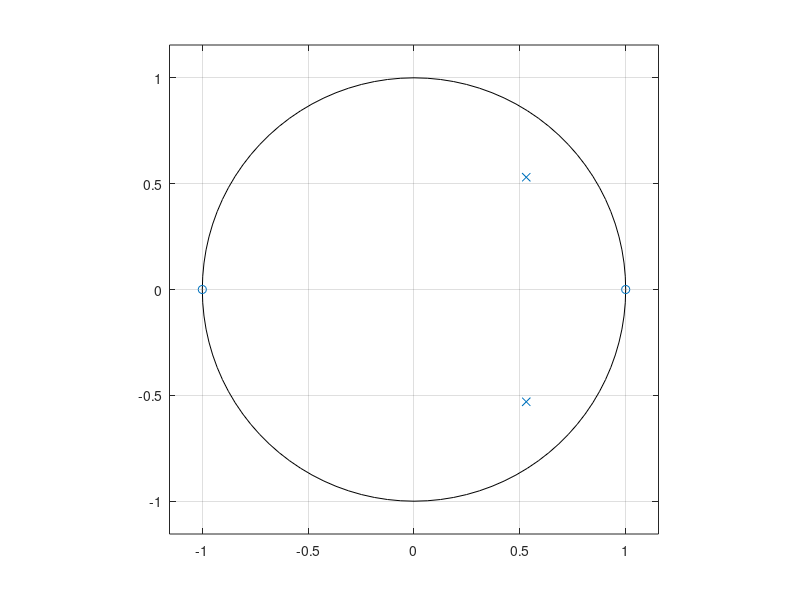
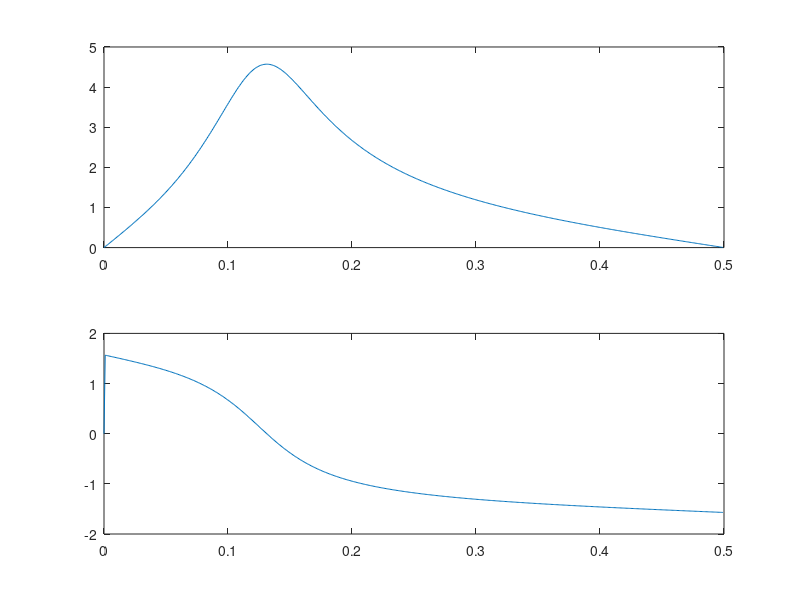
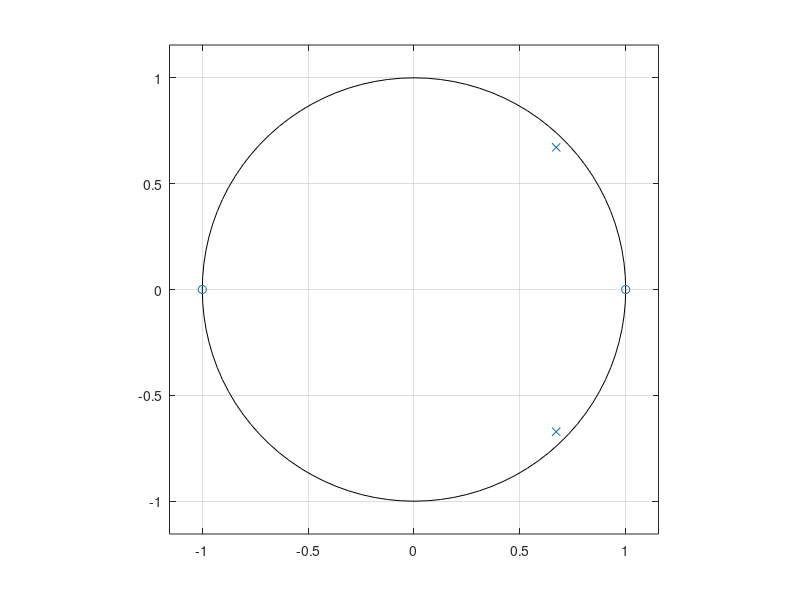
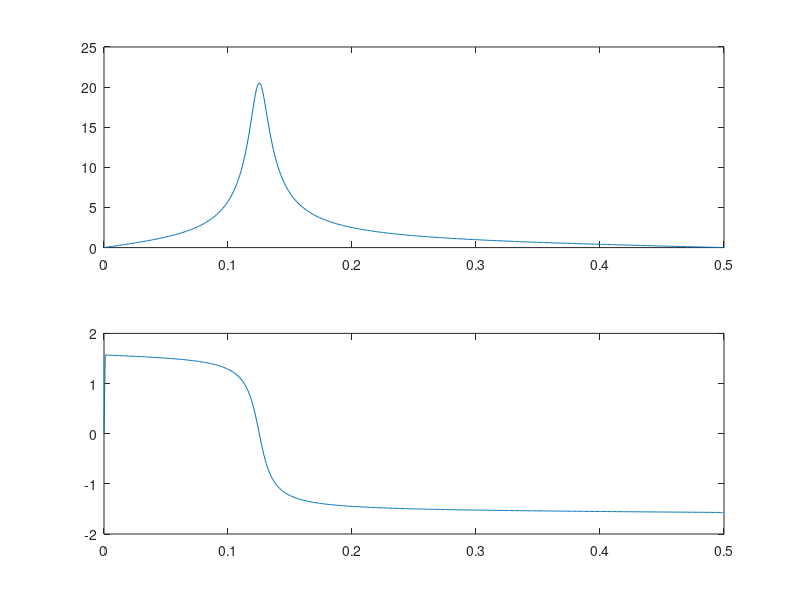

Here is the MATLAB script that generated these plots, in order:

z=0.5;
p=0.7*exp(j*2*pi*[-1/3 1/3]')
zplane(z,p)


z=0.5;
p=1.0*exp(j*2*pi*[-1/6 1/6]')
zplane(z,p)

% plot signal

b=[1 0 -1];
a=[1 -1.0605 0.5625];
z=roots(b);
p=roots(a);
zplane(z,p)
[h w]=freqz(b,a);
figure
subplot(211);plot(w/(2*pi), abs(h));
subplot(212);plot(w/(2*pi), angle(h));
%verfication purpose
b1=conv([1 -z(1)], [1 -z(2)]);
a1=conv([1 -p(1)], [1 -p(2)]);

%change the magniture
figure
b=[1 0 -1];
a=[1 -1.0605 0.5625];
z=roots(b);
p=roots(a);
z1=z;
%p=1.0*exp(j*2*pi*[-1/6 1/6]')
p1=0.95*exp(j*angle(p))
zplane(z1,p1)
b2=conv([1 -z1(1)], [1 -z1(2)]);
a2=conv([1 -p1(1)], [1 -p1(2)]);
[h2 w2]=freqz(b2,a2);
figure
subplot(211);plot(w2/(2*pi), abs(h2));
subplot(212);plot(w2/(2*pi), angle(h2));

%Calculate sigle frequency response in H(z)
fs=100;
n=0:1/fs:0.5-1/fs;
omega=2*pi*n;
z=exp(j*omega);
b=1-z.^(-2);
a=1-1.0605*z.^(-1)+0.5625*z.^(-2);
%b=z.^(2)-1;
%a=z.^(2)-1.0605*z.^(1)+0.5625;
h1=b./a;
%
figure
subplot(211);plot(n, abs(h1)); hold on
subplot(212);plot(n, atan(imag(h1)./real(h1))); hold on
subplot(211);plot(w/(2*pi), abs(h),'r');
subplot(212);plot(w/(2*pi), angle(h),'r');

b=[1 0 -1];
a=[1 -1.0605 0.5625];
fs=100;
n=0:1/fs:0.5-1/fs;
omega=2*pi*n;
z=exp(j*omega);
h2=polyval(b,z)./polyval(a,z);
subplot(211);plot(n, abs(h2)); hold on
subplot(212);plot(n, atan(imag(h2)./real(h2))); hold on



b=[1 0 0 0 -1];
a=1;
p=roots(a);
z=roots(b);
subplot(211);
zplane(z,p)
[h w]=freqz(b,a);
subplot(212);plot(w/(2*pi), abs(h));
%subplot(212);plot(w/(2*pi), angle(h));

b=[1 0 0 0 1];
a=1;
p=roots(a);
z=roots(b);
subplot(211);
zplane(z,p)
[h w]=freqz(b,a);
subplot(212);plot(w/(2*pi), abs(h));





